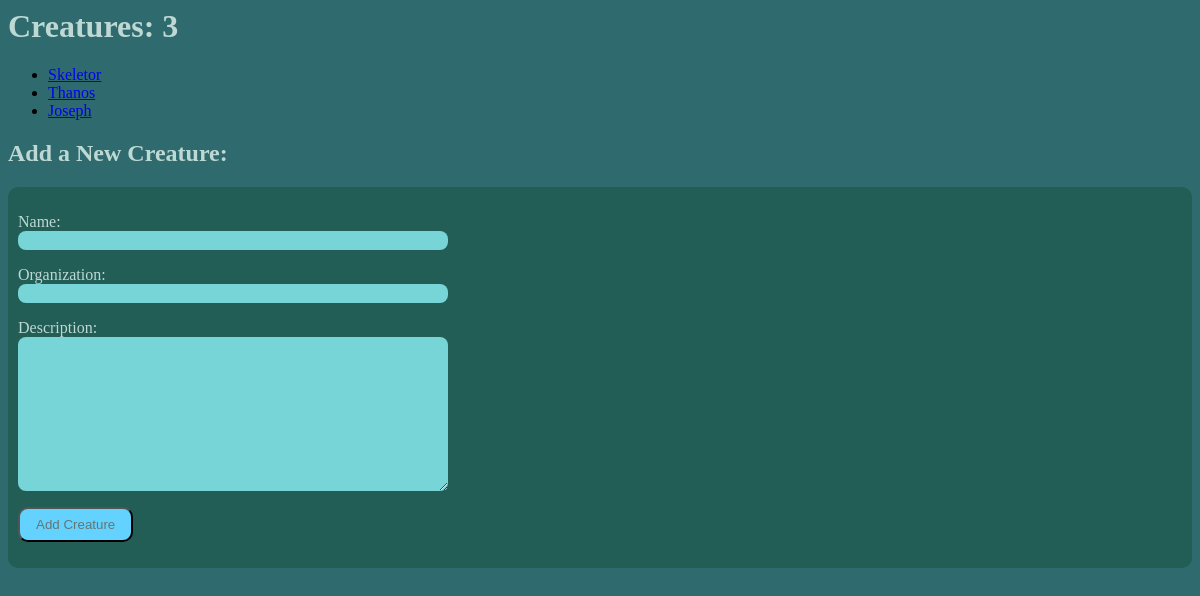
Screenshot of /dnd_codex/enemies/ with the database file from the repository.
### dnd_codex/models.py (models this page shows, shortened)
class Character(models.Model):
    race = models.ManyToManyField(Race, help_text="Select a race from previous races or create a new one using the + button\n")
    name = models.CharField(max_length=50)
    playableClass = models.ManyToManyField(PlayableClass, help_text="Enter a class for this character or leave blank if it is not known", blank="True", )
    organization = models.CharField(max_length=100, blank=True)
    description = models.TextField()
    damageType = models.ManyToManyField(DamageType, help_text="Select a damage type from previous types or create a new one using the + button\n", null=True, blank=True)
    class Meta:
        abstract =True

class Enemy(Character):
    date_modified = models.DateTimeField(datetime.now())
    class Meta:
        verbose_name_plural='Enemies'

### dnd_codex/views.py (the view)
# urls.py: path("enemies/", views.Enemies, name="Enemies"),
def Enemies(request):
    enemies = list(Enemy.objects.order_by("-date_modified"))
    form = enemyForm(request.POST or None)
    if request.method =='POST':
        if form.is_valid():
            form.save()
            return redirect('creatures')
    context = {
        "creatures" : enemies,
        "form" : form
    }
    template = loader.get_template("codex/creatures.html")
    return HttpResponse(template.render(context, request))

### dnd_codex/forms.py
class enemyForm(forms.ModelForm):
    class Meta:
        model = Enemy
        fields = ['name', 'organization', 'description']

### dnd_codex/templates/codex/creatures.html (shortened to what this page needs)
{% load static %}
<head>
<link rel="stylesheet" href="{% static 'codex/style.css' %}">
</head>
<h1 class="textColor"> Creatures: {{ creatures|length }}</h1>
<ul>
    {% for creature in creatures %}
        <li><a href = "{% url 'creature_detail' creature.id %}">{{ creature.name }}</a></li>
    {% endfor %}
</ul>
<h2 class="textColor"> Add a New Creature:</h2>
<div class="form-container textBackground divBackground">
    <form  method="post" action="{% url 'Creatures' %}">
        {{ form.as_p }}
        <button class="buttonColor rounded button" type="submit">Add Creature</button>
    </form>
</div>

### dnd_codex/static/codex/style.css (style rules this page uses)
.rounded { border-radius: 10px; }
.buttonColor { background-color: #63d2ff; }
.form-container input[type="text"], .form-container textarea, .form-container select { border-radius: 8px; border: #BED8D4; border-width: 3px; background-color: #78D5D7; color: #647673; padding-right: 6px; padding-left: 6px; padding-top: 2px; padding-bottom: 2px; width: 100%; box-sizing: border-box; }
.form-container { display: grid; gap: 5px; grid-template-columns: max-content auto; align-items: start; border-radius: 10px; background: #225e55; padding: 10px }
.form-container label { color: #BED8D4; text-align: right; }
.textColor { color: #BED8D4; }
button { padding: 8px 16px; background-color: #63d2ff; border-radius: 8px; color: #647673; }

### rows the page displays
Enemy: name "Skeletor"
Enemy: name "Thanos"
Enemy: name "Joseph"

### other values shown
{{ creatures|length }} "3"
